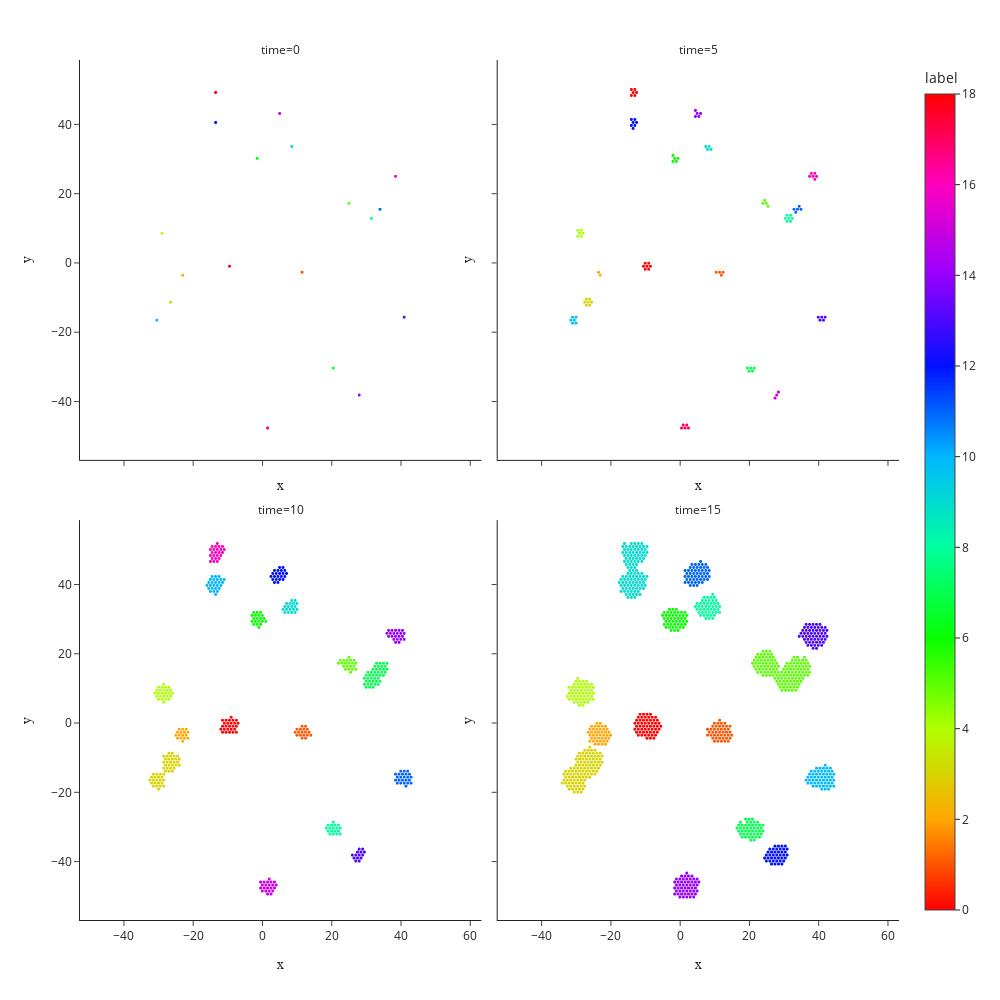

The code cell stored with this chart in its notebook:
### Code cell
# visualisation - colour by dbscan cluster ids

df_plot_2 = dbscan_clusters_at_selected_times.copy()
    
# ===== scatter plots =====

sca = px.scatter(
    data_frame=df_plot_2,
    x='x', y='y',
    color='label',
    facet_col='time', facet_col_wrap=2,
    color_continuous_scale='HSV',
    hover_data=['label']
)

# customize the figure
sca.update_layout(
    template='simple_white', width=1000, height=1000
)
sca.update_traces(
    marker=dict(size=3)
)
sca.update_xaxes(title=dict(text="x", font_family="Arial", font_size=14))
sca.update_yaxes(
    title=dict(text="y", font_family="Arial", font_size=14),
    scaleanchor="x", scaleratio=1
    )

### Figure 1 — Plotly figure (JSON) as saved in the notebook; plotly's stock layout.template omitted (floating-point values rounded to 4 significant figures; data arrays with more than 128 entries replaced by an {"elided": "..."} marker saying what was removed)
{"data": [{"customdata": [[0], [1], [2], [3], [4], [5], [6], [7], [8], [9], [10], [11], [12], [13], [14], [15], [16], [17], [18]], "hovertemplate": "time=0<br>x=%{x}<br>y=%{y}<br>label=%{marker.color}<extra></extra>", "legendgroup": "", "marker": {"color": [0, 1, 2, 3, 4, 5, 6, 7, 8, 9, 10, 11, 12, 13, 14, 15, 16, 17, 18], "coloraxis": "coloraxis", "size": 3, "symbol": "circle"}, "mode": "markers", "name": "", "showlegend": false, "type": "scattergl", "x": [-9.5, 11.5, -23, -26.5, -29, 25, -1.5, 20.5, 31.5, 8.5, -30.5, 34, -13.5, 41, 28, 5.0, 38.5, 1.5, -13.5], "xaxis": "x3", "y": [-0.866, -2.598, -3.464, -11.26, 8.66, 17.32, 30.31, -30.31, 12.99, 33.77, -16.45, 15.59, 40.7, -15.59, -38.11, 43.3, 25.11, -47.63, 49.36], "yaxis": "y3"}, {"customdata": [[0], [0], [0], [0], [0], [0], [0], [1], [1], [1], [1], [2], [2], [3], [3], [4], [4], [3], [3], [3], [5], [6], [6], [4], [4], [4], [3], [3], [5], [5], [5], [6], [6], [4], [6], [7], [8], [8], [7], [7], [9], [9], [8], [8], [8], [7], [7], [9], [9], [10], [8], [8], [10], [10], [10], [10], [10], [11], [11], [11], [11], [11], [12], [12], [12], [12], [12], [12], [12], [13], [14], [14], [13], [13], [15], [15], [15], [14], [14], [13], [13], [14], [16], [16], [16], [16], [16], [16], [17], [17], [17], [17], [17], [18], [18], [18], [18], [18], [18]], "hovertemplate": "time=5<br>x=%{x}<br>y=%{y}<br>label=%{marker.color}<extra></extra>", "legendgroup": "", "marker": {"color": [0, 0, 0, 0, 0, 0, 0, 1, 1, 1, 1, 2, 2, 3, 3, 4, 4, 3, 3, 3, 5, 6, 6, 4, 4, 4, 3, 3, 5, 5, 5, 6, 6, 4, 6, 7, 8, 8, 7, 7, 9, 9, 8, 8, 8, 7, 7, 9, 9, 10, 8, 8, 10, 10, 10, 10, 10, 11, 11, 11, 11, 11, 12, 12, 12, 12, 12, 12, 12, 13, 14, 14, 13, 13, 15, 15, 15, 14, 14, 13, 13, 14, 16, 16, 16, 16, 16, 16, 17, 17, 17, 17, 17, 18, 18, 18, 18, 18, 18], "coloraxis": "coloraxis", "size": 3, "symbol": "circle"}, "mode": "markers", "name": "", "showlegend": false, "type": "scattergl", "x": [-9, -8.5, -10, -9.5, -9, -10.5, -10, 10.5, 11.5, 12.5, 12, -23.5, -23, -26, -25.5, -28, -28.5, -27, -26.5, -26, 24, -1.0, -2.0, -28.5, -29, -29.5, -27.5, -27, 25.5, 25, 24.5, -0.5, -1.5, -29.5, -2.0, 19.5, 31, 30.5, 20.5, 20, 9.0, 8.0, 32, 31.5, 31, 21.5, 21, 8.5, 7.5, -30, 32.5, 32, -31, -30.5, -30, -31.5, -31, 33.5, 33, 34, 35, 34.5, -13.5, -13.0, -14.0, -12.5, -13.5, -13.0, -14.0, 40, 5.5, 4.5, 41, 40.5, 28.5, 28, 27.5, 6.0, 5.0, 42, 41.5, 4.5, 37.5, 39, 38.5, 38, 39.5, 39, 1.0, 2.0, 0.5, 1.5, 2.5, -13.0, -14.0, -12.5, -13.5, -13.0, -14.0], "xaxis": "x4", "y": [-2.895e-15, -0.866, -3.216e-15, -0.866, -1.732, -0.866, -1.732, -2.598, -2.598, -2.598, -3.464, -2.598, -3.464, -10.39, -11.26, 8.66, 7.794, -10.39, -11.26, -12.12, 17.32, 29.44, 29.44, 9.526, 8.66, 7.794, -11.26, -12.12, 16.45, 17.32, 18.19, 30.31, 30.31, 9.526, 31.18, -30.31, 12.12, 12.99, -30.31, -31.18, 32.91, 32.91, 12.12, 12.99, 13.86, -30.31, -31.18, 33.77, 33.77, -15.59, 12.99, 13.86, -15.59, -16.45, -17.32, -16.45, -17.32, 14.72, 15.59, 15.59, 15.59, 16.45, 38.97, 39.84, 39.84, 40.7, 40.7, 41.57, 41.57, -15.59, 42.44, 42.44, -15.59, -16.45, -37.24, -38.11, -38.97, 43.3, 43.3, -15.59, -16.45, 44.17, 25.11, 24.25, 25.11, 25.98, 25.11, 25.98, -46.77, -46.77, -47.63, -47.63, -47.63, 48.5, 48.5, 49.36, 49.36, 50.23, 50.23], "yaxis": "y4"}, {"customdata": {"elided": "412x1 int values"}, "hovertemplate": "time=10<br>x=%{x}<br>y=%{y}<br>label=%{marker.color}<extra></extra>", "legendgroup": "", "marker": {"color": {"elided": "412 int values"}, "coloraxis": "coloraxis", "size": 3, "symbol": "circle"}, "mode": "markers", "name": "", "showlegend": false, "type": "scattergl", "x": {"elided": "412 float values"}, "xaxis": "x", "y": {"elided": "412 float values"}, "yaxis": "y"}, {"customdata": {"elided": "964x1 int values"}, "hovertemplate": "time=15<br>x=%{x}<br>y=%{y}<br>label=%{marker.color}<extra></extra>", "legendgroup": "", "marker": {"color": {"elided": "964 int values"}, "coloraxis": "coloraxis", "size": 3, "symbol": "circle"}, "mode": "markers", "name": "", "showlegend": false, "type": "scattergl", "x": {"elided": "964 float values"}, "xaxis": "x2", "y": {"elided": "964 float values"}, "yaxis": "y2"}], "layout": {"annotations": [{"font": {}, "showarrow": false, "text": "time=10", "x": 0.245, "xanchor": "center", "xref": "paper", "y": 0.465, "yanchor": "bottom", "yref": "paper"}, {"font": {}, "showarrow": false, "text": "time=15", "x": 0.755, "xanchor": "center", "xref": "paper", "y": 0.465, "yanchor": "bottom", "yref": "paper"}, {"font": {}, "showarrow": false, "text": "time=0", "x": 0.245, "xanchor": "center", "xref": "paper", "y": 1.0, "yanchor": "bottom", "yref": "paper"}, {"font": {}, "showarrow": false, "text": "time=5", "x": 0.755, "xanchor": "center", "xref": "paper", "y": 1.0, "yanchor": "bottom", "yref": "paper"}], "coloraxis": {"colorbar": {"title": {"text": "label"}}, "colorscale": [[0, "#ff0000"], [0.1111, "#ffa700"], [0.2222, "#afff00"], [0.3333, "#08ff00"], [0.4444, "#00ff9f"], [0.5556, "#00b7ff"], [0.6667, "#0010ff"], [0.7778, "#9700ff"], [0.8889, "#ff00bf"], [1, "#ff0000"]]}, "height": 1000, "legend": {"tracegroupgap": 0}, "margin": {"t": 60}, "width": 1000, "xaxis": {"anchor": "y", "domain": [0, 0.49], "title": {"font": {"family": "Arial", "size": 14}, "text": "x"}}, "xaxis2": {"anchor": "y2", "domain": [0.51, 1], "matches": "x", "title": {"font": {"family": "Arial", "size": 14}, "text": "x"}}, "xaxis3": {"anchor": "y3", "domain": [0, 0.49], "matches": "x", "showticklabels": false, "title": {"font": {"family": "Arial", "size": 14}, "text": "x"}}, "xaxis4": {"anchor": "y4", "domain": [0.51, 1], "matches": "x", "showticklabels": false, "title": {"font": {"family": "Arial", "size": 14}, "text": "x"}}, "yaxis": {"anchor": "x", "domain": [0, 0.465], "scaleanchor": "x", "scaleratio": 1, "title": {"font": {"family": "Arial", "size": 14}, "text": "y"}}, "yaxis2": {"anchor": "x2", "domain": [0, 0.465], "matches": "y", "scaleanchor": "x", "scaleratio": 1, "showticklabels": false, "title": {"font": {"family": "Arial", "size": 14}, "text": "y"}}, "yaxis3": {"anchor": "x3", "domain": [0.535, 1.0], "matches": "y", "scaleanchor": "x", "scaleratio": 1, "title": {"font": {"family": "Arial", "size": 14}, "text": "y"}}, "yaxis4": {"anchor": "x4", "domain": [0.535, 1.0], "matches": "y", "scaleanchor": "x", "scaleratio": 1, "showticklabels": false, "title": {"font": {"family": "Arial", "size": 14}, "text": "y"}}}}
